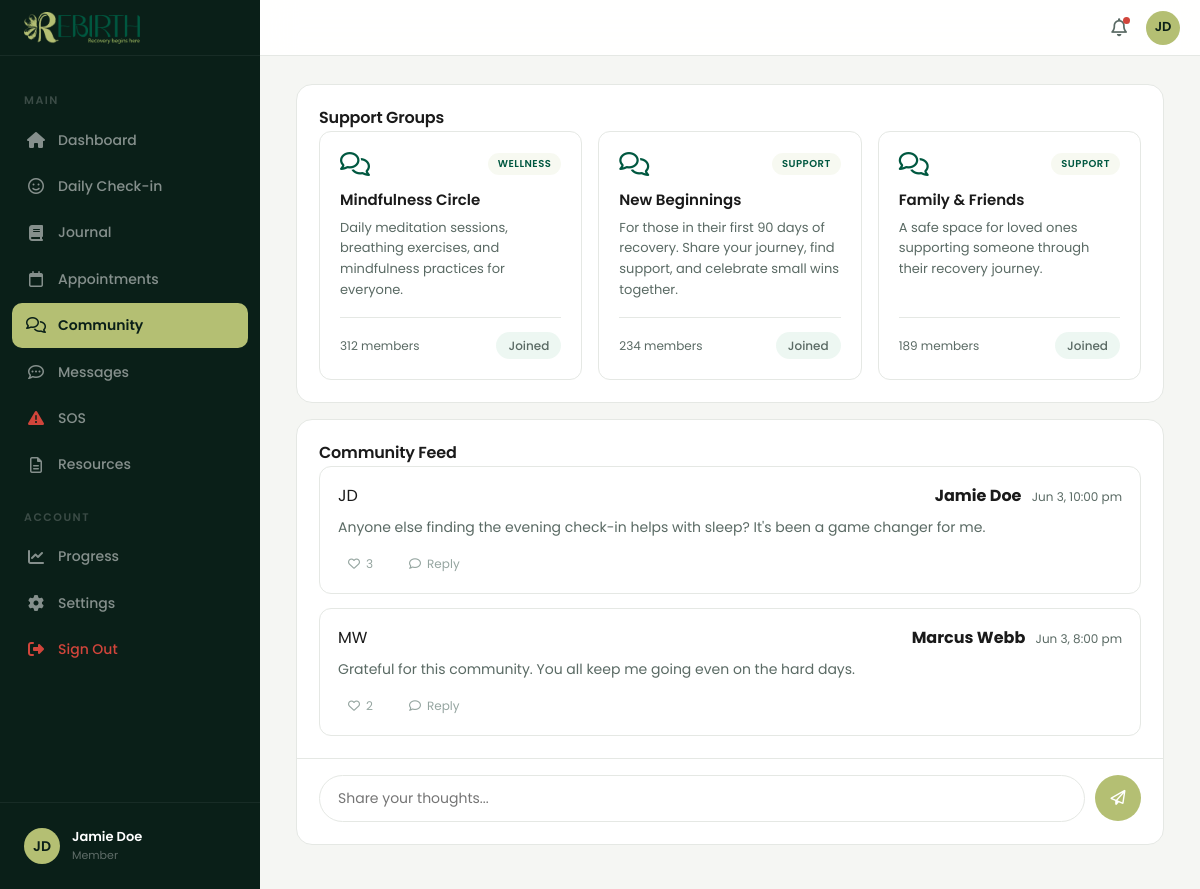
Page /panel/community (signed in) on the committed database.
### tables this page shows
CREATE TABLE `users` (
  `id` INT AUTO_INCREMENT PRIMARY KEY,
  `name` VARCHAR(100) NOT NULL,
  `email` VARCHAR(255) NOT NULL UNIQUE,
  `password_hash` VARCHAR(255) NOT NULL,
  `role` ENUM('member','therapist','admin') NOT NULL DEFAULT 'member',
  `stage` ENUM('Onboarding','Active','Maintenance','Alumni') NOT NULL DEFAULT 'Onboarding',
  `avatar` VARCHAR(255) DEFAULT NULL,
  `initials` VARCHAR(4) NOT NULL,
  `created_at` DATETIME NOT NULL DEFAULT CURRENT_TIMESTAMP,
  `updated_at` DATETIME NOT NULL DEFAULT CURRENT_TIMESTAMP ON UPDATE CURRENT_TIMESTAMP
);

CREATE TABLE `groups` (
  `id` INT AUTO_INCREMENT PRIMARY KEY,
  `name` VARCHAR(100) NOT NULL,
  `description` TEXT NOT NULL,
  `tag` VARCHAR(50) NOT NULL,
  `member_count` INT NOT NULL DEFAULT 0,
  `created_by` INT DEFAULT NULL,
  `created_at` DATETIME NOT NULL DEFAULT CURRENT_TIMESTAMP,
  FOREIGN KEY (`created_by`) REFERENCES `users`(`id`) ON DELETE SET NULL
);

CREATE TABLE `messages` (
  `id` INT AUTO_INCREMENT PRIMARY KEY,
  `user_id` INT NOT NULL,
  `group_id` INT DEFAULT 0,
  `text` TEXT NOT NULL,
  `created_at` DATETIME NOT NULL DEFAULT CURRENT_TIMESTAMP,
  FOREIGN KEY (`user_id`) REFERENCES `users`(`id`) ON DELETE CASCADE
);

### app/views/panel/community.php (the view, shortened to what the rows shown need)
<div class="card">
  <h2>Support Groups</h2>
  <div class="resources-grid">
    <?php foreach ($groups as $group): ?>
    <div class="resource-card">
      <div class="resource-card-header">
        <i class="fa-regular fa-comments"></i>
        <span class="resource-card-badge"><?= htmlspecialchars($group['tag']) ?></span>
      </div>
      <h4><?= htmlspecialchars($group['name']) ?></h4>
      <p><?= htmlspecialchars($group['description']) ?></p>
      <div class="resource-card-footer">
        <span><?= $group['member_count'] ?> members</span>
        <?php
        $isMember = false;
        foreach ($memberGroups as $mg) { if ($mg['id'] == $group['id']) { $isMember = true; break; } }
        ?>
        <?php if ($isMember): ?>
        <span class="badge badge-green">Joined</span>
        <?php endif; ?>
      </div>
    </div>
    <?php endforeach; ?>
  </div>
</div>
<div class="card">
  <h2>Community Feed</h2>
  <div class="chat-feed">
    <?php if (empty($messages)): ?>
    <div style="padding:20px;text-align:center;color:var(--color-text-muted);">No messages yet. Be the first to post!</div>
    <?php else: ?>
    <?php foreach ($messages as $msg): ?>
    <div class="chat-message">
      <div class="chat-message-header">
        <?php if (!empty($msg['author_avatar'])): ?>
        <img src="/uploads/avatars/<?= htmlspecialchars($msg['author_avatar']) ?>" alt="" class="chat-message-avatar" style="object-fit:cover;">
        <?php else: ?>
        <div class="chat-message-avatar"><?= htmlspecialchars($msg['initials']) ?></div>
        <?php endif; ?>
        <div>
          <strong><?= htmlspecialchars($msg['author']) ?></strong>
          <span style="font-size:12px;color:var(--color-text-muted);margin-left:6px;"><?= date('M j, g:i a', strtotime($msg['created_at'])) ?></span>
        </div>
      </div>
      <p><?= htmlspecialchars($msg['text']) ?></p>
      <div class="chat-message-actions">
        <form action="/messages/like" method="POST" style="display:inline;">
          <button type="submit"><i class="fa-regular fa-heart"></i> <?= $msg['likes'] ?></button>
        </form>
        <button><i class="fa-regular fa-comment"></i> Reply</button>
      </div>
    </div>
    <?php endforeach; ?>
    <?php endif; ?>
  </div>
  <form action="/messages/create" method="POST" class="chat-input">
    <input type="text" name="text" class="form-input" placeholder="Share your thoughts..." style="flex:1;" required>
    <button type="submit" class="btn btn-primary" style="padding:10px 16px;"><i class="fa-regular fa-paper-plane"></i></button>
  </form>
</div>

### app/views/layouts/panel.php (shortened to what the rows shown need)
<!DOCTYPE html>
<html lang="en">
<head>
  <link rel="stylesheet" href="/css/app.css">
  <link rel="stylesheet" href="https://cdnjs.cloudflare.com/ajax/libs/font-awesome/6.5.1/css/all.min.css">
</head>
<body data-user-id="<?= $_SESSION['user_id'] ?? 0 ?>">
  <div class="app-layout">
    <aside class="app-sidebar">
      <div class="app-sidebar-header">
        <img src="/logo.png" alt="Rebirth">
      </div>
      <nav class="app-sidebar-nav">
        <?php if ($user['role'] === 'therapist'): ?>
        <div class="app-sidebar-section">Overview</div>
        <a href="/panel/dashboard" class="app-sidebar-link <?= $page === 'Dashboard' ? 'active' : '' ?>"><i class="fa-solid fa-house"></i>Dashboard</a>
        <a href="/therapist/patients" class="app-sidebar-link <?= $page === 'My Patients' ? 'active' : '' ?>"><i class="fa-solid fa-heart-pulse"></i>My Patients</a>
        <div class="app-sidebar-section">Communication</div>
        <a href="/therapist/messages" class="app-sidebar-link <?= $page === 'Messages' ? 'active' : '' ?>"><i class="fa-regular fa-comment-dots"></i>Messages</a>
        <a href="/therapist/sos" class="app-sidebar-link <?= $page === 'SOS Alerts' ? 'active' : '' ?>">
          <i class="fa-solid fa-triangle-exclamation" style="color:var(--color-danger);"></i>SOS Alerts
          <span id="sosBadge" style="display:none;background:var(--color-danger);color:white;font-size:11px;padding:1px 6px;border-radius:10px;margin-left:auto;"></span>
        </a>
        <a href="/therapist/resources" class="app-sidebar-link <?= $page === 'Resources' ? 'active' : '' ?>"><i class="fa-solid fa-folder-open"></i>Resources</a>
        <a href="/panel/appointments" class="app-sidebar-link <?= $page === 'Appointments' ? 'active' : '' ?>"><i class="fa-regular fa-calendar"></i>Schedule</a>
        <a href="/panel/community" class="app-sidebar-link <?= $page === 'Community' ? 'active' : '' ?>"><i class="fa-regular fa-comments"></i>Community</a>
        <div class="app-sidebar-section">Settings</div>
        <a href="/therapist/availability" class="app-sidebar-link <?= $page === 'Availability' ? 'active' : '' ?>"><i class="fa-solid fa-clock"></i>Availability</a>
        <a href="/panel/settings" class="app-sidebar-link <?= $page === 'Settings' ? 'active' : '' ?>"><i class="fa-solid fa-gear"></i>Settings</a>
        <a href="/logout" class="app-sidebar-link" style="color:var(--color-danger);"><i class="fa-solid fa-right-from-bracket"></i>Sign Out</a>
        <?php else: ?>
        <div class="app-sidebar-section">Main</div>
        <a href="/panel/dashboard" class="app-sidebar-link <?= $page === 'Dashboard' ? 'active' : '' ?>"><i class="fa-solid fa-house"></i>Dashboard</a>
        <a href="/panel/checkin" class="app-sidebar-link <?= $page === 'Daily Check-in' ? 'active' : '' ?>"><i class="fa-regular fa-face-smile"></i>Daily Check-in</a>
        <a href="/panel/journal" class="app-sidebar-link <?= $page === 'Journal' ? 'active' : '' ?>"><i class="fa-solid fa-book"></i>Journal</a>
        <a href="/panel/appointments" class="app-sidebar-link <?= $page === 'Appointments' ? 'active' : '' ?>"><i class="fa-regular fa-calendar"></i>Appointments</a>
        <a href="/panel/community" class="app-sidebar-link <?= $page === 'Community' ? 'active' : '' ?>"><i class="fa-regular fa-comments"></i>Community</a>
        <a href="/panel/messages" class="app-sidebar-link <?= $page === 'Messages' ? 'active' : '' ?>"><i class="fa-regular fa-comment-dots"></i>Messages</a>
        <a href="/panel/sos" class="app-sidebar-link <?= $page === 'SOS' ? 'active' : '' ?>"><i class="fa-solid fa-triangle-exclamation" style="color:var(--color-danger);"></i>SOS</a>
        <a href="/panel/resources" class="app-sidebar-link <?= $page === 'Resources' ? 'active' : '' ?>"><i class="fa-regular fa-file-lines"></i>Resources</a>
        <div class="app-sidebar-section">Account</div>
        <a href="/panel/progress" class="app-sidebar-link <?= $page === 'Progress' ? 'active' : '' ?>"><i class="fa-solid fa-chart-line"></i>Progress</a>
        <a href="/panel/settings" class="app-sidebar-link <?= $page === 'Settings' ? 'active' : '' ?>"><i class="fa-solid fa-gear"></i>Settings</a>
        <a href="/logout" class="app-sidebar-link" style="color:var(--color-danger);"><i class="fa-solid fa-right-from-bracket"></i>Sign Out</a>
        <?php endif; ?>
      </nav>
      <div class="app-sidebar-footer">
        <div class="app-sidebar-user">
          <?php if (!empty($user['avatar'])): ?>
          <img src="/uploads/avatars/<?= htmlspecialchars($user['avatar']) ?>" alt="" class="app-sidebar-user-avatar" style="object-fit:cover;">
          <?php else: ?>
          <div class="app-sidebar-user-avatar"><?= htmlspecialchars($user['initials']) ?></div>
          <?php endif; ?>
          <div>
            <div class="app-sidebar-user-name"><?= htmlspecialchars($user['name']) ?></div>
            <div class="app-sidebar-user-role"><?= htmlspecialchars(ucfirst($user['role'])) ?></div>
          </div>
        </div>
      </div>
    </aside>
    <div class="app-main" style="flex:1;display:flex;flex-direction:column;min-width:0;">
      <header class="app-topbar">
        <div class="app-topbar-left">
          <span class="app-topbar-title"><?= htmlspecialchars($page) ?></span>
        </div>
        <div class="app-topbar-right">
          <button class="app-topbar-btn"><i class="fa-regular fa-bell"></i><span class="dot"></span></button>
          <?php if (!empty($user['avatar'])): ?>
          <img src="/uploads/avatars/<?= htmlspecialchars($user['avatar']) ?>" alt="" class="app-topbar-avatar" style="object-fit:cover;">
          <?php else: ?>
          <div class="app-topbar-avatar"><?= htmlspecialchars($user['initials']) ?></div>
          <?php endif; ?>
        </div>
      </header>
      <div class="app-content">
        <?= $content ?>
      </div>
    </div>
  </div>
</body>
</html>

### rows in the picture
users: initials "JD", name "Jamie Doe", role "Member"
groups: tag "WELLNESS", name "Mindfulness Circle", description "Daily meditation sessions, breathing exercises, and mindfulness practices for everyone.", member_count "312", shows "Joined"
groups: tag "SUPPORT", name "New Beginnings", description "For those in their first 90 days of recovery. Share your journey, find support, and celebrate small wins together.", member_count "234", shows "Joined"
groups: tag "SUPPORT", name "Family & Friends", description "A safe space for loved ones supporting someone through their recovery journey.", member_count "189", shows "Joined"
messages: user.initials "JD", user.name "Jamie Doe", created_at "Jun 3, 10:00 pm", text "Anyone else finding the evening check-in helps with sleep? It's been a game changer for me.", likes "3"
messages: user.initials "MW", user.name "Marcus Webb", created_at "Jun 3, 8:00 pm", text "Grateful for this community. You all keep me going even on the hard days.", likes "2"
